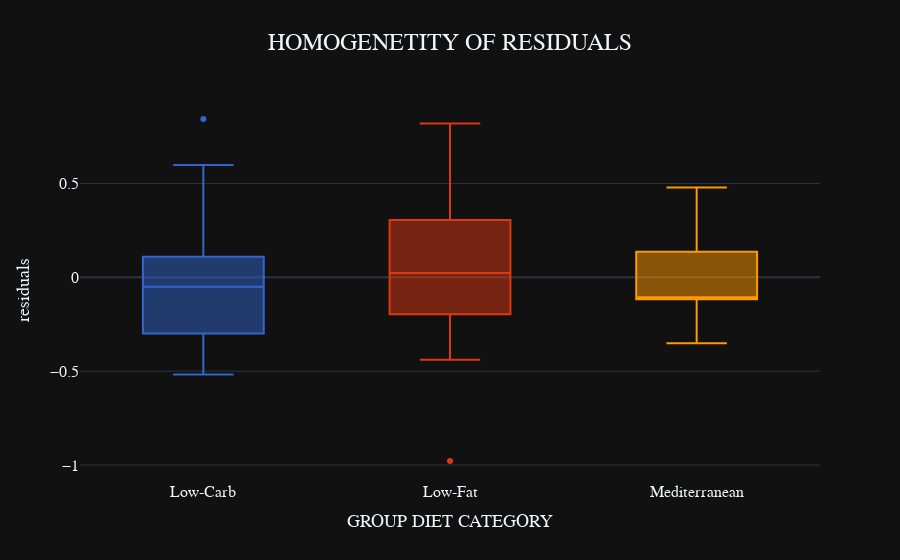

This figure's notebook cell:
### Code cell
## visualize 
## visualize  
fig = px.box(
    data, 
    x='Diet_Type',
    y='residuals', 
    color='Diet_Type', 
    title='HOMOGENETITY OF RESIDUALS', 
    labels=dict(
        Diet_Type='GROUP DIET CATEGORY',
        Age='AGE(in years)'
    ), 
    color_discrete_sequence=colors[:3]
)

fig.update_layout(
    showlegend=False,
    title={
        'text': 'HOMOGENETITY OF RESIDUALS',
        'x': 0.5,              # Centers the title
        'xanchor': 'center',   # Anchors the title at the center
        'font': {
            'family': "Courier New, monospace",  # Font family for the title
            'size': 24                           # Increased font size for the title
        }
    },
    font=dict(
        family="Courier New, monospace",  # Sets the default font for all text in the figure
        size=16                           # Default font size (adjust as needed)
    ),
    xaxis_title_font=dict(
        family="Courier New, monospace",  # Font family for the x-axis label
        size=18                           # Font size for the x-axis label
    ),
    yaxis_title_font=dict(
        family="Courier New, monospace",  # Font family for the y-axis label
        size=18                           # Font size for the y-axis label
    )
)

fig.show()

### Figure 1 — Plotly figure (JSON) as saved in the notebook; plotly's stock layout.template omitted (floating-point values rounded to 4 significant figures)
{"data": [{"alignmentgroup": "True", "hovertemplate": "GROUP DIET CATEGORY=%{x}<br>residuals=%{y}<extra></extra>", "legendgroup": "Low-Carb", "marker": {"color": "#3366CC"}, "name": "Low-Carb", "notched": false, "offsetgroup": "Low-Carb", "orientation": "v", "showlegend": true, "type": "box", "x": ["Low-Carb", "Low-Carb", "Low-Carb", "Low-Carb", "Low-Carb", "Low-Carb", "Low-Carb", "Low-Carb", "Low-Carb", "Low-Carb"], "x0": " ", "xaxis": "x", "y": [0.8432, -0.01468, -0.4464, -0.2359, 0.5985, -0.5174, -0.08576, -0.299, 0.109, 0.0484], "y0": " ", "yaxis": "y"}, {"alignmentgroup": "True", "hovertemplate": "GROUP DIET CATEGORY=%{x}<br>residuals=%{y}<extra></extra>", "legendgroup": "Low-Fat", "marker": {"color": "#DC3912"}, "name": "Low-Fat", "notched": false, "offsetgroup": "Low-Fat", "orientation": "v", "showlegend": true, "type": "box", "x": ["Low-Fat", "Low-Fat", "Low-Fat", "Low-Fat", "Low-Fat", "Low-Fat", "Low-Fat", "Low-Fat", "Low-Fat", "Low-Fat"], "x0": " ", "xaxis": "x", "y": [0.8186, -0.4392, -0.1971, -0.09981, 0.2319, -0.9786, 0.3134, 0.07127, 0.3054, -0.02598], "y0": " ", "yaxis": "y"}, {"alignmentgroup": "True", "hovertemplate": "GROUP DIET CATEGORY=%{x}<br>residuals=%{y}<extra></extra>", "legendgroup": "Mediterranean", "marker": {"color": "#FF9900"}, "name": "Mediterranean", "notched": false, "offsetgroup": "Mediterranean", "orientation": "v", "showlegend": true, "type": "box", "x": ["Mediterranean", "Mediterranean", "Mediterranean", "Mediterranean", "Mediterranean", "Mediterranean", "Mediterranean", "Mediterranean", "Mediterranean", "Mediterranean"], "x0": " ", "xaxis": "x", "y": [0.4779, 0.1357, -0.1037, -0.1194, 0.1305, -0.1117, -0.1089, -0.351, -0.1169, 0.1674], "y0": " ", "yaxis": "y"}], "layout": {"boxmode": "overlay", "font": {"family": "Courier New, monospace", "size": 16}, "legend": {"title": {"text": "GROUP DIET CATEGORY"}, "tracegroupgap": 0}, "showlegend": false, "title": {"font": {"family": "Courier New, monospace", "size": 24}, "text": "HOMOGENETITY OF RESIDUALS", "x": 0.5, "xanchor": "center"}, "xaxis": {"anchor": "y", "categoryarray": ["Low-Carb", "Low-Fat", "Mediterranean"], "categoryorder": "array", "domain": [0, 1], "title": {"font": {"family": "Courier New, monospace", "size": 18}, "text": "GROUP DIET CATEGORY"}}, "yaxis": {"anchor": "x", "domain": [0, 1], "title": {"font": {"family": "Courier New, monospace", "size": 18}, "text": "residuals"}}}}
